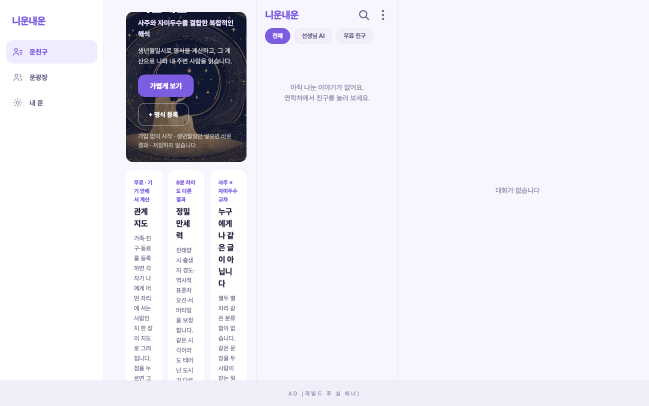
#> input picture .playwright-mcp/page-2026-08-24T09-08-35-111Z.png, 1298 x 811 px (shown at 1/2 size)
$ python banner-contrast-check.py ../.playwright-mcp/page-2026-08-24T09-08-35-111Z.png
#> lines starting #> are read from the running program, lines starting #| are printed output that depends on the picture
#!/usr/bin/env python3
"""배너 일러스트 한 장이 **우리 하네스를 통과할지** 미리 재는 계측기.

★이 파일은 `scripts/measure-bannerart.py` + `scripts/check-bannerart.ts` 의 B4 를
  **한 파일로 합친 것**이다. 외부(이미지 작업 쪽)에 넘겨서 «같은 자»로 재게 하려고 만들었다.
  ⚠️두 원본이 바뀌면 여기도 같이 바꿔야 한다 — `check:bannerart` 가 정본이다.

왜 필요한가 — 2026-08-25:
  이미지 쪽이 «12px 창 평균»으로 재서 4.86 을 통과로 봤는데, 우리 하네스는
  **64×46 리사이즈 후 최암부**로 잰다. 창 크기가 다르면 숫자가 1.6 까지 벌어진다
  (같은 그림이 픽셀단위 3.27 ↔ 12px창 4.86). 자가 다르면 통과·탈락이 갈린다.

사용: python3 scripts/banner-contrast-check.py <이미지…>
"""
from PIL import Image
import statistics, sys

# ── 하네스가 쓰는 값 (check-bannerart.ts / measure-bannerart.py 와 일치해야 한다) ──
TEXT_ZONE = 0.58     # 글자 자리 = 그림의 좌측 58%
FIELD_BOX = 0.35     # 배너 왼쪽 색면이 될 색 = 좌상단 35%×35% 의 중앙값
TINT      = 0.22     # BANNER_TINT
# 다섯 오행 중 **가장 빡빡한** 조합(水). 이걸 넘기면 나머지 넷은 자동으로 넘는다.
JU, INK   = (0x39, 0x60, 0x9D), (0x1B, 0x2E, 0x3F)
HARD, WANT = 4.5, 5.5   # 하네스 하한 / 납품 목표
# 좌상단이 «깨끗한 종이톤 하나»인가 — 중앙값 대비 최암부의 낙폭.
# ★현행 13장 실측이 0.005~0.025 라 0.05 로 잡았다(최대치의 2배). 낙관·먹 서명 한 획이면 넘는다.
#   붉은 낙관은 색으로 거를 수 있지만 **먹으로 쓴 서명은 색으로 못 거른다** — 그래서 밝기로 잡는다.
CORNER_DROP = 0.05
# 좌측의 «세로 엣지» — 그림 안에 선 세로선이 색면과 만나 **가짜 이음매**로 읽힌다.
#
# ⚠️★★**한쪽으로만 유효한 지표다. 낮은 값은 «괜찮다»가 아니라 «모른다»다.**
#   후처리(좌측을 종이색으로 묽히는 «진정»)가 경계를 같이 지우기 때문이다. 실측:
#     compass 원본 0.065 → 진정 0.4 에서 0.042 → 진정 0.6 에서 **0.028**(경고선 아래)
#   즉 우리가 받는 건 **완성본**이라 이 값은 대부분 낮게 나오고, 그걸 통과로 읽으면
#   거짓 초록불이 된다. 그래서 **높을 때만 찍고, 낮으면 아무것도 안 찍는다.**
#   진짜 판별은 **후처리 전**에 해야 하며 그건 그림 만드는 쪽 몫이다.
EDGE_WARN   = 0.04
TARGET_AR   = 1.60      # 비율. contain 이라 비율=높이 → 장마다 다르면 캐러셀에서 그림이 들썩인다

def lum(c):
    f = lambda v: (v/255)/12.92 if v/255 <= 0.03928 else (((v/255)+0.055)/1.055) ** 2.4
    return 0.2126*f(c[0]) + 0.7152*f(c[1]) + 0.0722*f(c[2])

def contrast(a, b):
    x, y = sorted([lum(a), lum(b)], reverse=True)
    return (x+0.05)/(y+0.05)

def over(base, veil, a):
    return tuple(round(base[i]*(1-a) + veil[i]*a) for i in range(3))

def _px(im):
    """Pillow 14 에서 getdata() 가 사라진다 — 원본 measure-bannerart.py 와 같은 방식으로 갈라 쓴다."""
    return list(im.get_flattened_data()) if hasattr(im, 'get_flattened_data') else list(im.getdata())

def check(path):
    """@return dict — 대비·최암부·색면·비율·좌상단 낙폭과 각 판정"""
    im = Image.open(path).convert('RGB'); W, H = im.size
#> in check, im is the input picture: PIL image 1298x811 RGB; mean R, G, B 233.7, 231.8, 239.8
#> after `W, H = im.size`: W = 1298; H = 811
    # ① 배너 왼쪽 색면 색 — ★이 색이 **글자 자리 전체**를 칠한다
    fb = im.crop((0, 0, int(W*FIELD_BOX), int(H*FIELD_BOX))).resize((40, 40))
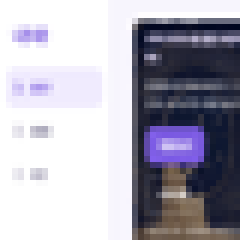
#> fb: PIL image 40x40 RGB (shown 6 times larger); mean R, G, B 173, 170.9, 183.7
    px = _px(fb)
#> px = 1600 items, first 6: (255, 255, 255), (255, 255, 255), (255, 255, 255), (255, 255, 255), (255, 255, 255), (255, 255, 255)
    field = tuple(int(statistics.median([q[i] for q in px])) for i in range(3))
#> field = (243, 239, 253)
    # ①-b 그 구석이 **균일한가** — 낙관·서명·짙은 획이 걸리면 낙폭이 튄다.
    #     붉은 낙관은 색으로 거를 수 있어도 **먹으로 쓴 서명은 색으로 못 거른다** → 밝기로 잡는다
    Ls = [lum(q) for q in px]
#> Ls = 1600 values, max 1 at index 0, min 0.00229 at index 194, mean 0.586
    drop = statistics.median(Ls) - min(Ls)
#> drop = 0.877
    # ② 최암부 — ★64×46 리사이즈가 곧 «창 크기»다. 480px 폭이면 창 ≈ 7×6px
    band = im.crop((0, int(H*0.08), int(W*TEXT_ZONE), int(H*0.92))).resize((64, 46))
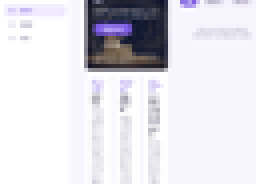
#> band: PIL image 64x46 RGB (shown 4 times larger); mean R, G, B 224.3, 222.6, 229.8
    dark = min(_px(band), key=lum)
#> dark = (15, 17, 36)
    # ③-b 좌측 세로 엣지 — 열 평균밝기의 최대 급변
    eb = im.crop((0, int(H*0.08), int(W*TEXT_ZONE), int(H*0.92))).resize((58, 40))
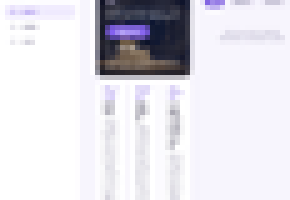
#> eb: PIL image 58x40 RGB (shown 5 times larger); mean R, G, B 224.3, 222.6, 229.8
    ep = _px(eb)
#> ep = 2320 items, first 6: (255, 255, 255), (254, 254, 255), (254, 253, 255), (253, 253, 255), (253, 253, 255), (254, 254, 255)
    cols = [sum(lum(ep[r*58+c]) for r in range(40))/40 for c in range(58)]
#> cols = 58 values, max 0.999 at index 0, min 0.446 at index 34, mean 0.82
    edge = max(abs(cols[i+1]-cols[i]) for i in range(57))
#> edge = 0.256

    c = contrast(over(dark, JU, TINT), INK)
#> in contrast, `x, y = sorted([lum(a), lum(b)], reverse=True)`: x = 0.0255; y = 0.017
#> c = 1.13
    return {'c': c, 'dark': '#%02X%02X%02X' % dark, 'field': '#%02X%02X%02X' % field,
            'ar': W/H, 'drop': drop, 'edge': edge, 'wh': (W, H)}

if __name__ == '__main__':
    strict = '--strict' in sys.argv          # 납품 검수(비율·목표대비까지 강제)
    bad = 0
    for p in [a for a in sys.argv[1:] if not a.startswith('--')]:
        r = check(p); why = []
#> after `r = check(p)`: r = {'c': 1.13, 'dark': '#0F1124', 'field': '#F3EFFD', 'ar': 1.6, 'drop': 0.877, 'edge': 0.256, 'wh': (1298, 811)}
        if r['c'] < HARD:                     why.append(f"대비 {r['c']:.2f} < {HARD} 하네스 탈락")
        elif strict and r['c'] < WANT:        why.append(f"대비 {r['c']:.2f} < 목표 {WANT}")
        if r['drop'] > CORNER_DROP:           why.append(f"좌상단 낙폭 {r['drop']:.3f} — 낙관·서명·짙은 획이 걸렸다")
        if strict and abs(r['ar']-TARGET_AR) > 0.04: why.append(f"비율 {r['ar']:.2f} ≠ {TARGET_AR}")
        # ★낮은 값은 찍지 않는다 — «0.018» 같은 숫자가 보이면 통과로 읽힌다(위 주석 참조)
        edgemark = f"  ⚠️세로엣지 {r['edge']:.3f}" if r['edge'] > EDGE_WARN else ''
#> edgemark = '  ⚠️세로엣지 0.256'
        mark = '✅' if not why else '❌ ' + ' · '.join(why)
        print(f"{p.split('/')[-1]:<22} 대비 {r['c']:5.2f}  최암부 {r['dark']}  "
              f"색면 {r['field']}  낙폭 {r['drop']:.3f}  "
              f"{r['wh'][0]}x{r['wh'][1]}  {mark}{edgemark}")
#| page-2026-08-24T09-08-35-111Z.png 대비  1.13  최암부 #0F1124  색면 #F3EFFD  낙폭 0.877  1298x811  ❌ 대비 1.13 < 4.5 하네스 탈락 · 좌상단 낙폭 0.877 — 낙관·서명·짙은 획이 걸렸다  ⚠️세로엣지 0.256
        if why: bad += 1
    print(f"\n{'❌ ' + str(bad) + '장 탈락' if bad else '✅ 전량 통과'}"
          f"{' (--strict: 비율·목표대비까지 검사)' if strict else ''}")
#> (the run stopped early here; a loop or call above may not have finished)

$ run again, on .playwright-mcp/page-2026-08-24T09-48-51-763Z.png
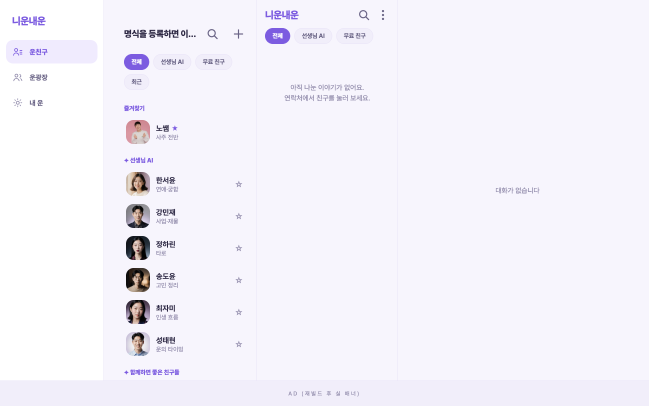
#> input picture .playwright-mcp/page-2026-08-24T09-48-51-763Z.png, 1298 x 811 px (shown at 1/2 size)
#> in check, im is the input picture: PIL image 1298x811 RGB; mean R, G, B 244.4, 242.2, 250.1
#> px = 1600 items, first 6: (255, 255, 255), (255, 255, 255), (255, 255, 255), (255, 255, 255), (255, 255, 255), (255, 255, 255)
#> field = (247, 245, 253)
#> Ls = 1600 values, max 1 at index 0, min 0.121 at index 388, mean 0.896
#> drop = 0.8
#> in check, `band = im.crop((0, int(H*0.08), int(W*TEXT_ZONE), int(H*0.92))).resize..`:
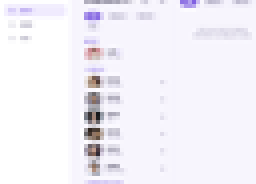
#> band: PIL image 64x46 RGB (shown 4 times larger); mean R, G, B 243, 240.7, 247.7
#> dark = (23, 23, 26)
#> in check, `eb = im.crop((0, int(H*0.08), int(W*TEXT_ZONE), int(H*0.92))).resize((..`:
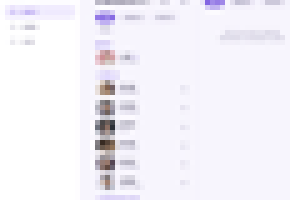
#> eb: PIL image 58x40 RGB (shown 5 times larger); mean R, G, B 243, 240.7, 247.8
#> ep = 2320 items, first 6: (255, 255, 255), (254, 254, 255), (254, 253, 255), (253, 253, 255), (253, 253, 255), (254, 254, 255)
#> cols = 58 values, max 0.999 at index 0, min 0.453 at index 21, mean 0.897
#> edge = 0.325
#> x = 0.0255; y = 0.02
#> c = 1.08
#> r = {'c': 1.08, 'dark': '#17171A', 'field': '#F7F5FD', 'ar': 1.6, 'drop': 0.8, 'edge': 0.325, 'wh': (1298, 811)}
#> edgemark = '  ⚠️세로엣지 0.325'
#| page-2026-08-24T09-48-51-763Z.png 대비  1.08  최암부 #17171A  색면 #F7F5FD  낙폭 0.800  1298x811  ❌ 대비 1.08 < 4.5 하네스 탈락 · 좌상단 낙폭 0.800 — 낙관·서명·짙은 획이 걸렸다  ⚠️세로엣지 0.325
